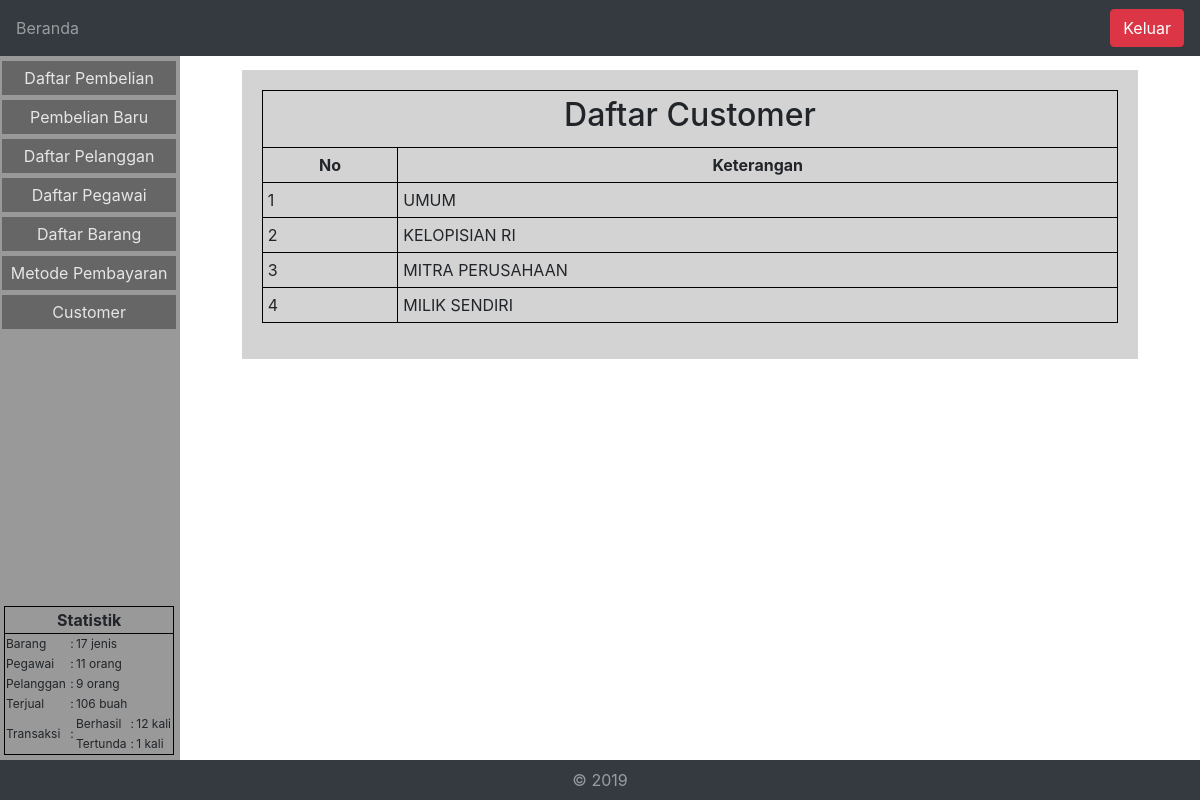
Screenshot of /?page=customer (signed in) with the database file from the repository.
### tables this page shows
CREATE TABLE `customer` (
  `idcustomer` int(11) NOT NULL,
  `customer_deskripsi` varchar(45) DEFAULT NULL
);

### classes/customer.php (the view, shortened to what this page needs)
<?php
class Customer{
	private $conn;
	public function __construct(){
		global $conn;
		$this->conn = $conn;
	}
	public function get_data($akses){
		$i = 1;
		$query = $this->conn->query("select * from customer");
		while($data = $query->fetch_array()){
			echo '<tr>';
			echo '<td>'.$i.'</td><td>'.$data[1].'</td>';
			$i++;
		}
	}
}

### inc/css/style.css (style rules this page uses)
html { height: 100%; width: 100%; }
body { min-height:100%; display:flex; flex-direction:column; }
.table th, .table td { padding:5px; border-color: black; }

### rows the page displays
customer: customer_deskripsi "UMUM"
customer: customer_deskripsi "KELOPISIAN RI"
customer: customer_deskripsi "MITRA PERUSAHAAN"
customer: customer_deskripsi "MILIK SENDIRI"

### other values shown
$statistik->get_barang() "17"
$statistik->get_pegawai() "11"
$statistik->get_pelanggan() "9"
$statistik->get_pembelian() "106"
$statistik->get_faktur() "12"
$statistik->get_faktur_temp() "1"
